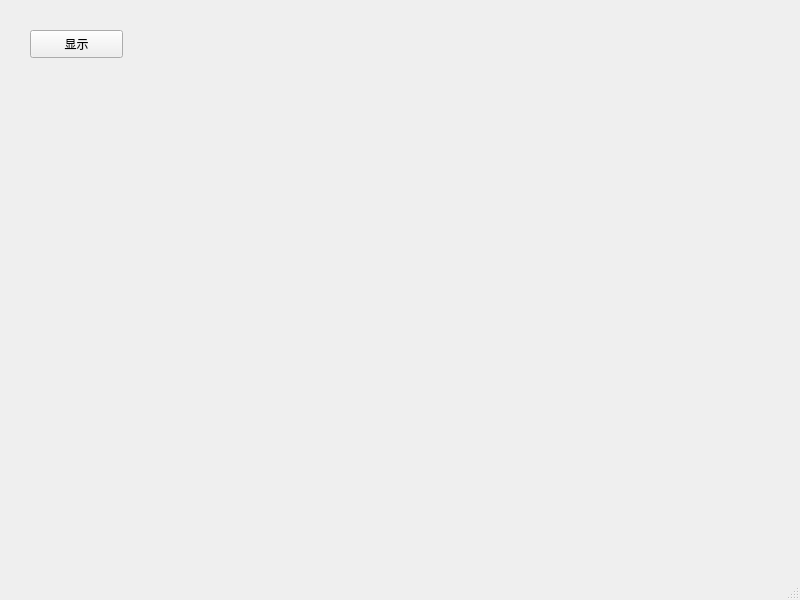
<?xml version="1.0" encoding="UTF-8"?>
<ui version="4.0">
 <class>MainWindow</class>
 <widget class="QMainWindow" name="MainWindow">
  <property name="geometry">
   <rect>
    <x>0</x>
    <y>0</y>
    <width>800</width>
    <height>600</height>
   </rect>
  </property>
  <property name="windowTitle">
   <string>MainWindow</string>
  </property>
  <widget class="QWidget" name="centralwidget">
   <widget class="QPushButton" name="playButton">
    <property name="geometry">
     <rect>
      <x>30</x>
      <y>30</y>
      <width>93</width>
      <height>28</height>
     </rect>
    </property>
    <property name="text">
     <string>显示</string>
    </property>
   </widget>
  </widget>
  <widget class="QMenuBar" name="menubar">
   <property name="geometry">
    <rect>
     <x>0</x>
     <y>0</y>
     <width>800</width>
     <height>21</height>
    </rect>
   </property>
  </widget>
  <widget class="QStatusBar" name="statusbar"/>
 </widget>
 <resources/>
 <connections/>
</ui>
